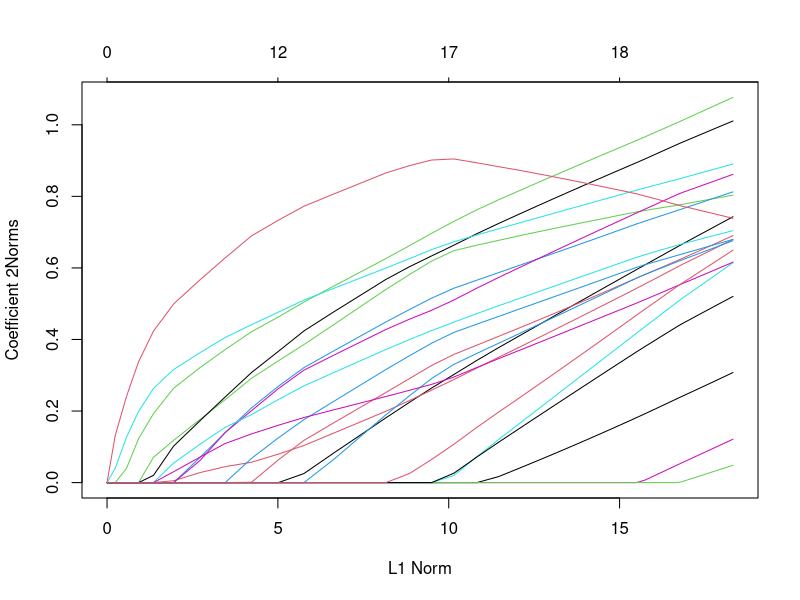
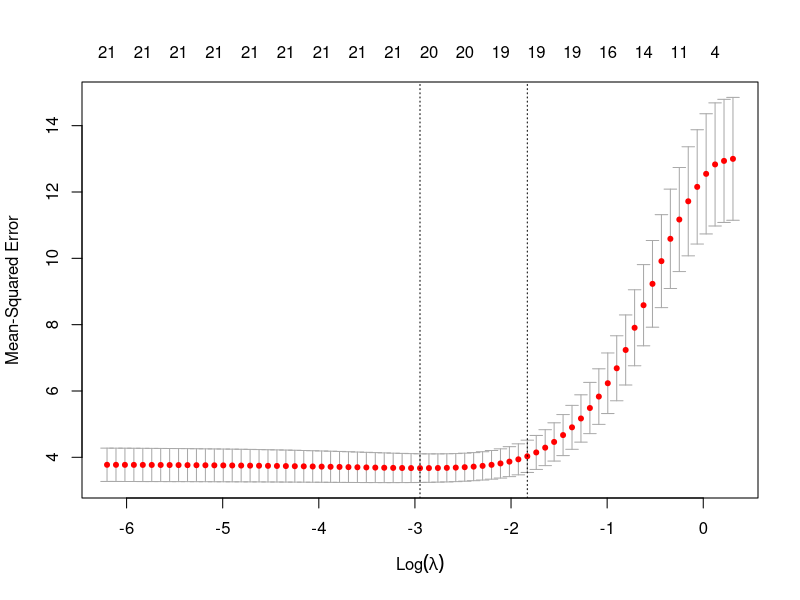

Write the R code that produced these figures, in order. (Note: this script raises an error after producing the figures.)
#Create a dataset
set.seed(888)
library(glmnet)
x=matrix(rnorm(100*20),100,20)
cf <- sample(0:1, 20, replace=TRUE) #Select some columns
response1 <- x %*% cf*runif(20) #Apply random coefficients
response2 <- x %*% cf*runif(20)
y=cbind(response1, response2)

#Fit a single lasso model
#0 for ridge
#1 for lasso
#>0 & <1 for the elastic net (mix of ridge and lasoo)
fit1m=glmnet(x,y,family="mgaussian",alpha=1)
plot(fit1m,type.coef="2norm")

#Select lambda through cross validation
fit1m.cv <- cv.glmnet(x,y,family="mgaussian",alpha=1) 
plot(fit1m.cv)
coef(fit1m.cv) #Show coefficients at the selected value of lambda


y <- as.matrix(y)
x<-as.matrix(x)

summary(x)

pred_P <- predict(fit1m, test)
test <- as.matrix(test)
